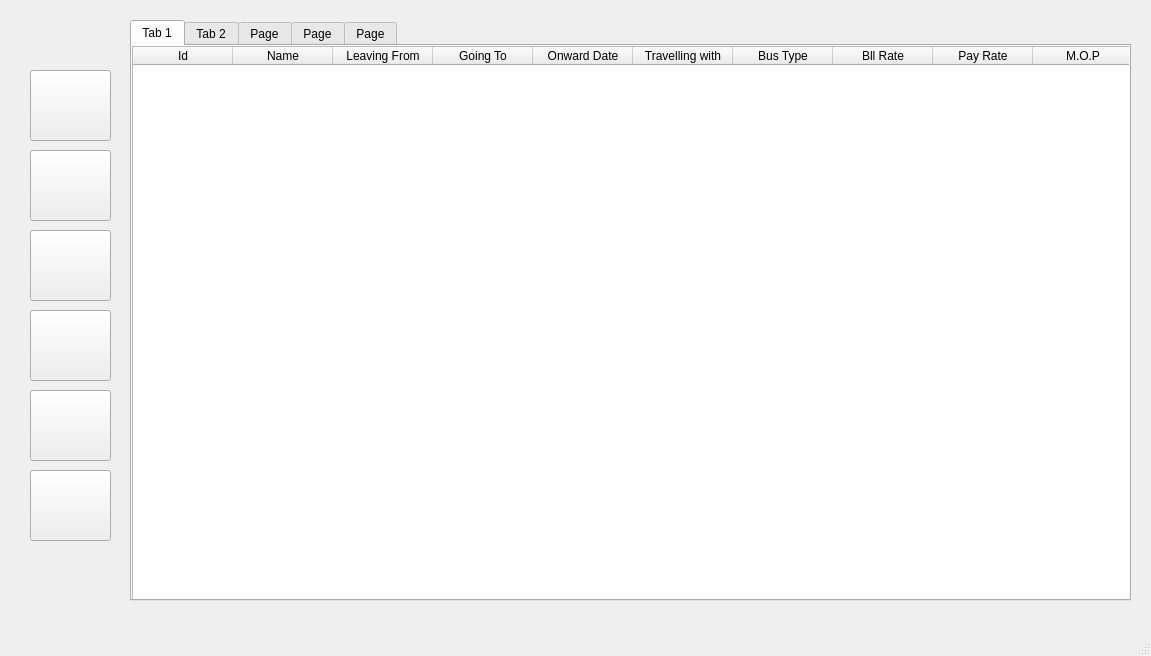
<?xml version="1.0" encoding="UTF-8"?>
<ui version="4.0">
 <class>MainWindow</class>
 <widget class="QMainWindow" name="MainWindow">
  <property name="geometry">
   <rect>
    <x>0</x>
    <y>0</y>
    <width>1151</width>
    <height>656</height>
   </rect>
  </property>
  <property name="windowTitle">
   <string>MainWindow</string>
  </property>
  <widget class="QWidget" name="centralwidget">
   <widget class="QPushButton" name="pushButton">
    <property name="geometry">
     <rect>
      <x>30</x>
      <y>70</y>
      <width>81</width>
      <height>71</height>
     </rect>
    </property>
    <property name="toolTip">
     <string>Approved Tickets</string>
    </property>
    <property name="text">
     <string/>
    </property>
    <property name="icon">
     <iconset>
      <normaloff>icons/calendar.png</normaloff>icons/calendar.png</iconset>
    </property>
    <property name="iconSize">
     <size>
      <width>50</width>
      <height>50</height>
     </size>
    </property>
   </widget>
   <widget class="QPushButton" name="pushButton_2">
    <property name="geometry">
     <rect>
      <x>30</x>
      <y>150</y>
      <width>81</width>
      <height>71</height>
     </rect>
    </property>
    <property name="toolTip">
     <string>Book Ticket</string>
    </property>
    <property name="text">
     <string/>
    </property>
    <property name="icon">
     <iconset>
      <normaloff>icons/add-file.png</normaloff>icons/add-file.png</iconset>
    </property>
    <property name="iconSize">
     <size>
      <width>50</width>
      <height>50</height>
     </size>
    </property>
   </widget>
   <widget class="QPushButton" name="pushButton_3">
    <property name="geometry">
     <rect>
      <x>30</x>
      <y>230</y>
      <width>81</width>
      <height>71</height>
     </rect>
    </property>
    <property name="toolTip">
     <string>Update Tickets</string>
    </property>
    <property name="text">
     <string/>
    </property>
    <property name="icon">
     <iconset>
      <normaloff>icons/updat.png</normaloff>icons/updat.png</iconset>
    </property>
    <property name="iconSize">
     <size>
      <width>50</width>
      <height>50</height>
     </size>
    </property>
   </widget>
   <widget class="QPushButton" name="pushButton_4">
    <property name="geometry">
     <rect>
      <x>30</x>
      <y>310</y>
      <width>81</width>
      <height>71</height>
     </rect>
    </property>
    <property name="toolTip">
     <string>Cancel Tickets</string>
    </property>
    <property name="text">
     <string/>
    </property>
    <property name="icon">
     <iconset>
      <normaloff>icons/dustbin.png</normaloff>icons/dustbin.png</iconset>
    </property>
    <property name="iconSize">
     <size>
      <width>50</width>
      <height>50</height>
     </size>
    </property>
   </widget>
   <widget class="QTabWidget" name="tabWidget">
    <property name="geometry">
     <rect>
      <x>130</x>
      <y>20</y>
      <width>1001</width>
      <height>581</height>
     </rect>
    </property>
    <property name="currentIndex">
     <number>0</number>
    </property>
    <widget class="QWidget" name="tab">
     <attribute name="title">
      <string>Tab 1</string>
     </attribute>
     <widget class="QTableWidget" name="tableWidget_7">
      <property name="geometry">
       <rect>
        <x>0</x>
        <y>0</y>
        <width>1001</width>
        <height>581</height>
       </rect>
      </property>
      <property name="styleSheet">
       <string notr="true"/>
      </property>
      <property name="editTriggers">
       <set>QAbstractItemView::AnyKeyPressed</set>
      </property>
      <attribute name="verticalHeaderVisible">
       <bool>false</bool>
      </attribute>
      <attribute name="verticalHeaderHighlightSections">
       <bool>false</bool>
      </attribute>
      <column>
       <property name="text">
        <string>Id</string>
       </property>
      </column>
      <column>
       <property name="text">
        <string>Name</string>
       </property>
      </column>
      <column>
       <property name="text">
        <string>Leaving From</string>
       </property>
      </column>
      <column>
       <property name="text">
        <string>Going To</string>
       </property>
      </column>
      <column>
       <property name="text">
        <string>Onward Date</string>
       </property>
      </column>
      <column>
       <property name="text">
        <string>Travelling with</string>
       </property>
      </column>
      <column>
       <property name="text">
        <string>Bus Type</string>
       </property>
      </column>
      <column>
       <property name="text">
        <string>Bll Rate</string>
       </property>
      </column>
      <column>
       <property name="text">
        <string>Pay Rate</string>
       </property>
      </column>
      <column>
       <property name="text">
        <string>M.O.P</string>
       </property>
      </column>
     </widget>
    </widget>
    <widget class="QWidget" name="tab_2">
     <attribute name="title">
      <string>Tab 2</string>
     </attribute>
     <widget class="QLineEdit" name="lineEdit">
      <property name="geometry">
       <rect>
        <x>30</x>
        <y>30</y>
        <width>211</width>
        <height>41</height>
       </rect>
      </property>
      <property name="placeholderText">
       <string>Leaving From</string>
      </property>
     </widget>
     <widget class="QLineEdit" name="lineEdit_2">
      <property name="geometry">
       <rect>
        <x>370</x>
        <y>30</y>
        <width>211</width>
        <height>41</height>
       </rect>
      </property>
      <property name="placeholderText">
       <string>Going To</string>
      </property>
     </widget>
     <widget class="QGroupBox" name="groupBox_2">
      <property name="geometry">
       <rect>
        <x>30</x>
        <y>100</y>
        <width>491</width>
        <height>461</height>
       </rect>
      </property>
      <property name="title">
       <string>Details Required</string>
      </property>
      <widget class="QComboBox" name="comboBox">
       <property name="geometry">
        <rect>
         <x>220</x>
         <y>150</y>
         <width>211</width>
         <height>31</height>
        </rect>
       </property>
       <item>
        <property name="text">
         <string>General</string>
        </property>
       </item>
       <item>
        <property name="text">
         <string>Ac-Seater</string>
        </property>
       </item>
       <item>
        <property name="text">
         <string>Ac-Sleeper</string>
        </property>
       </item>
       <item>
        <property name="text">
         <string>Non-Ac Seater</string>
        </property>
       </item>
       <item>
        <property name="text">
         <string>Non-Ac Sleeper</string>
        </property>
       </item>
       <item>
        <property name="text">
         <string>GPS-Enabled Bus</string>
        </property>
       </item>
      </widget>
      <widget class="QLabel" name="label_2">
       <property name="geometry">
        <rect>
         <x>30</x>
         <y>100</y>
         <width>91</width>
         <height>31</height>
        </rect>
       </property>
       <property name="text">
        <string>Travelling with</string>
       </property>
      </widget>
      <widget class="QLabel" name="label_5">
       <property name="geometry">
        <rect>
         <x>30</x>
         <y>150</y>
         <width>81</width>
         <height>31</height>
        </rect>
       </property>
       <property name="text">
        <string>Bus Type</string>
       </property>
      </widget>
      <widget class="QLabel" name="label_6">
       <property name="geometry">
        <rect>
         <x>30</x>
         <y>200</y>
         <width>81</width>
         <height>31</height>
        </rect>
       </property>
       <property name="text">
        <string>Bill Rate</string>
       </property>
      </widget>
      <widget class="QLineEdit" name="lineEdit_7">
       <property name="geometry">
        <rect>
         <x>220</x>
         <y>200</y>
         <width>211</width>
         <height>31</height>
        </rect>
       </property>
      </widget>
      <widget class="QLabel" name="label_7">
       <property name="geometry">
        <rect>
         <x>30</x>
         <y>260</y>
         <width>81</width>
         <height>31</height>
        </rect>
       </property>
       <property name="text">
        <string>Pay Rate</string>
       </property>
      </widget>
      <widget class="QLineEdit" name="lineEdit_8">
       <property name="geometry">
        <rect>
         <x>220</x>
         <y>260</y>
         <width>211</width>
         <height>31</height>
        </rect>
       </property>
      </widget>
      <widget class="QLabel" name="label_8">
       <property name="geometry">
        <rect>
         <x>30</x>
         <y>310</y>
         <width>111</width>
         <height>31</height>
        </rect>
       </property>
       <property name="text">
        <string>Mode of Payment</string>
       </property>
      </widget>
      <widget class="QComboBox" name="comboBox_3">
       <property name="geometry">
        <rect>
         <x>220</x>
         <y>310</y>
         <width>211</width>
         <height>31</height>
        </rect>
       </property>
       <item>
        <property name="text">
         <string>Online</string>
        </property>
       </item>
       <item>
        <property name="text">
         <string>Cash</string>
        </property>
       </item>
      </widget>
      <widget class="QLineEdit" name="lineEdit_3">
       <property name="geometry">
        <rect>
         <x>220</x>
         <y>40</y>
         <width>211</width>
         <height>31</height>
        </rect>
       </property>
      </widget>
      <widget class="QLabel" name="label">
       <property name="geometry">
        <rect>
         <x>30</x>
         <y>40</y>
         <width>81</width>
         <height>31</height>
        </rect>
       </property>
       <property name="text">
        <string>Name</string>
       </property>
      </widget>
      <widget class="QPushButton" name="pushButton_7">
       <property name="geometry">
        <rect>
         <x>130</x>
         <y>390</y>
         <width>141</width>
         <height>31</height>
        </rect>
       </property>
       <property name="text">
        <string>Book</string>
       </property>
      </widget>
      <widget class="QComboBox" name="comboBox_5">
       <property name="geometry">
        <rect>
         <x>220</x>
         <y>100</y>
         <width>211</width>
         <height>31</height>
        </rect>
       </property>
       <item>
        <property name="text">
         <string>Self</string>
        </property>
       </item>
       <item>
        <property name="text">
         <string>Family</string>
        </property>
       </item>
       <item>
        <property name="text">
         <string>Friends</string>
        </property>
       </item>
       <item>
        <property name="text">
         <string>Clients</string>
        </property>
       </item>
      </widget>
     </widget>
     <widget class="QLabel" name="label_15">
      <property name="geometry">
       <rect>
        <x>730</x>
        <y>40</y>
        <width>61</width>
        <height>21</height>
       </rect>
      </property>
      <property name="font">
       <font>
        <pointsize>10</pointsize>
       </font>
      </property>
      <property name="text">
       <string>Date : </string>
      </property>
     </widget>
     <widget class="QDateEdit" name="dateEdit_3">
      <property name="geometry">
       <rect>
        <x>800</x>
        <y>30</y>
        <width>161</width>
        <height>41</height>
       </rect>
      </property>
      <property name="dateTime">
       <datetime>
        <hour>0</hour>
        <minute>0</minute>
        <second>0</second>
        <year>2021</year>
        <month>1</month>
        <day>1</day>
       </datetime>
      </property>
      <property name="displayFormat">
       <string>yyyy-MM-dd</string>
      </property>
      <property name="calendarPopup">
       <bool>true</bool>
      </property>
     </widget>
    </widget>
    <widget class="QWidget" name="tab_3">
     <attribute name="title">
      <string>Page</string>
     </attribute>
     <widget class="QPushButton" name="pushButton_10">
      <property name="geometry">
       <rect>
        <x>160</x>
        <y>490</y>
        <width>141</width>
        <height>31</height>
       </rect>
      </property>
      <property name="text">
       <string>Update</string>
      </property>
     </widget>
     <widget class="QLineEdit" name="lineEdit_19">
      <property name="geometry">
       <rect>
        <x>370</x>
        <y>30</y>
        <width>211</width>
        <height>41</height>
       </rect>
      </property>
      <property name="placeholderText">
       <string>Going To</string>
      </property>
     </widget>
     <widget class="QLineEdit" name="lineEdit_20">
      <property name="geometry">
       <rect>
        <x>30</x>
        <y>30</y>
        <width>211</width>
        <height>41</height>
       </rect>
      </property>
      <property name="placeholderText">
       <string>Leaving From</string>
      </property>
     </widget>
     <widget class="QGroupBox" name="groupBox_5">
      <property name="geometry">
       <rect>
        <x>30</x>
        <y>100</y>
        <width>501</width>
        <height>461</height>
       </rect>
      </property>
      <property name="title">
       <string>Details Required</string>
      </property>
      <widget class="QComboBox" name="comboBox_10">
       <property name="geometry">
        <rect>
         <x>220</x>
         <y>150</y>
         <width>211</width>
         <height>31</height>
        </rect>
       </property>
       <item>
        <property name="text">
         <string>General</string>
        </property>
       </item>
       <item>
        <property name="text">
         <string>Ac-Seater</string>
        </property>
       </item>
       <item>
        <property name="text">
         <string>Ac-Sleeper</string>
        </property>
       </item>
       <item>
        <property name="text">
         <string>Non-Ac Seater</string>
        </property>
       </item>
       <item>
        <property name="text">
         <string>Non-Ac Sleeper</string>
        </property>
       </item>
       <item>
        <property name="text">
         <string>GPS-Enabled Bus</string>
        </property>
       </item>
      </widget>
      <widget class="QLabel" name="label_34">
       <property name="geometry">
        <rect>
         <x>30</x>
         <y>100</y>
         <width>91</width>
         <height>31</height>
        </rect>
       </property>
       <property name="text">
        <string>Travelling with</string>
       </property>
      </widget>
      <widget class="QLabel" name="label_35">
       <property name="geometry">
        <rect>
         <x>30</x>
         <y>150</y>
         <width>81</width>
         <height>31</height>
        </rect>
       </property>
       <property name="text">
        <string>Bus Type</string>
       </property>
      </widget>
      <widget class="QLabel" name="label_36">
       <property name="geometry">
        <rect>
         <x>30</x>
         <y>200</y>
         <width>81</width>
         <height>31</height>
        </rect>
       </property>
       <property name="text">
        <string>Bill Rate</string>
       </property>
      </widget>
      <widget class="QLineEdit" name="lineEdit_24">
       <property name="geometry">
        <rect>
         <x>220</x>
         <y>200</y>
         <width>211</width>
         <height>31</height>
        </rect>
       </property>
      </widget>
      <widget class="QLabel" name="label_37">
       <property name="geometry">
        <rect>
         <x>30</x>
         <y>260</y>
         <width>81</width>
         <height>31</height>
        </rect>
       </property>
       <property name="text">
        <string>Pay Rate</string>
       </property>
      </widget>
      <widget class="QLineEdit" name="lineEdit_25">
       <property name="geometry">
        <rect>
         <x>220</x>
         <y>260</y>
         <width>211</width>
         <height>31</height>
        </rect>
       </property>
      </widget>
      <widget class="QLabel" name="label_38">
       <property name="geometry">
        <rect>
         <x>30</x>
         <y>310</y>
         <width>111</width>
         <height>31</height>
        </rect>
       </property>
       <property name="text">
        <string>Mode of Payment</string>
       </property>
      </widget>
      <widget class="QComboBox" name="comboBox_11">
       <property name="geometry">
        <rect>
         <x>220</x>
         <y>310</y>
         <width>211</width>
         <height>31</height>
        </rect>
       </property>
       <item>
        <property name="text">
         <string>Online</string>
        </property>
       </item>
       <item>
        <property name="text">
         <string>Cash</string>
        </property>
       </item>
      </widget>
      <widget class="QLineEdit" name="lineEdit_26">
       <property name="geometry">
        <rect>
         <x>220</x>
         <y>40</y>
         <width>211</width>
         <height>31</height>
        </rect>
       </property>
      </widget>
      <widget class="QLabel" name="label_39">
       <property name="geometry">
        <rect>
         <x>30</x>
         <y>40</y>
         <width>81</width>
         <height>31</height>
        </rect>
       </property>
       <property name="text">
        <string>Name</string>
       </property>
      </widget>
      <widget class="QComboBox" name="comboBox_12">
       <property name="geometry">
        <rect>
         <x>220</x>
         <y>100</y>
         <width>211</width>
         <height>31</height>
        </rect>
       </property>
       <item>
        <property name="text">
         <string>Self</string>
        </property>
       </item>
       <item>
        <property name="text">
         <string>Family</string>
        </property>
       </item>
       <item>
        <property name="text">
         <string>Friends</string>
        </property>
       </item>
       <item>
        <property name="text">
         <string>Clients</string>
        </property>
       </item>
      </widget>
     </widget>
     <widget class="QLabel" name="label_14">
      <property name="geometry">
       <rect>
        <x>730</x>
        <y>40</y>
        <width>61</width>
        <height>21</height>
       </rect>
      </property>
      <property name="font">
       <font>
        <pointsize>10</pointsize>
       </font>
      </property>
      <property name="text">
       <string>Date : </string>
      </property>
     </widget>
     <widget class="QDateEdit" name="dateEdit_2">
      <property name="geometry">
       <rect>
        <x>800</x>
        <y>30</y>
        <width>161</width>
        <height>41</height>
       </rect>
      </property>
      <property name="dateTime">
       <datetime>
        <hour>0</hour>
        <minute>0</minute>
        <second>0</second>
        <year>2021</year>
        <month>1</month>
        <day>1</day>
       </datetime>
      </property>
      <property name="displayFormat">
       <string>yyyy-MM-dd</string>
      </property>
      <property name="calendarPopup">
       <bool>true</bool>
      </property>
     </widget>
     <widget class="QLineEdit" name="lineEdit_5">
      <property name="geometry">
       <rect>
        <x>710</x>
        <y>100</y>
        <width>201</width>
        <height>31</height>
       </rect>
      </property>
      <property name="placeholderText">
       <string>Search id</string>
      </property>
     </widget>
     <widget class="QPushButton" name="pushButton_9">
      <property name="geometry">
       <rect>
        <x>920</x>
        <y>100</y>
        <width>41</width>
        <height>28</height>
       </rect>
      </property>
      <property name="text">
       <string/>
      </property>
      <property name="icon">
       <iconset>
        <normaloff>icons/magnifying-glass.png</normaloff>icons/magnifying-glass.png</iconset>
      </property>
     </widget>
     <zorder>groupBox_5</zorder>
     <zorder>pushButton_10</zorder>
     <zorder>lineEdit_19</zorder>
     <zorder>lineEdit_20</zorder>
     <zorder>label_14</zorder>
     <zorder>dateEdit_2</zorder>
     <zorder>lineEdit_5</zorder>
     <zorder>pushButton_9</zorder>
    </widget>
    <widget class="QWidget" name="tab_4">
     <attribute name="title">
      <string>Page</string>
     </attribute>
     <widget class="QDateEdit" name="dateEdit_4">
      <property name="geometry">
       <rect>
        <x>800</x>
        <y>30</y>
        <width>161</width>
        <height>41</height>
       </rect>
      </property>
      <property name="dateTime">
       <datetime>
        <hour>0</hour>
        <minute>0</minute>
        <second>0</second>
        <year>2021</year>
        <month>1</month>
        <day>1</day>
       </datetime>
      </property>
      <property name="displayFormat">
       <string>yyyy-MM-dd</string>
      </property>
      <property name="calendarPopup">
       <bool>true</bool>
      </property>
     </widget>
     <widget class="QLabel" name="label_20">
      <property name="geometry">
       <rect>
        <x>730</x>
        <y>40</y>
        <width>61</width>
        <height>21</height>
       </rect>
      </property>
      <property name="font">
       <font>
        <pointsize>10</pointsize>
       </font>
      </property>
      <property name="text">
       <string>Date : </string>
      </property>
     </widget>
     <widget class="QGroupBox" name="groupBox_6">
      <property name="geometry">
       <rect>
        <x>30</x>
        <y>100</y>
        <width>491</width>
        <height>461</height>
       </rect>
      </property>
      <property name="styleSheet">
       <string notr="true"/>
      </property>
      <property name="title">
       <string>Details Required</string>
      </property>
      <widget class="QComboBox" name="comboBox_37">
       <property name="geometry">
        <rect>
         <x>220</x>
         <y>150</y>
         <width>211</width>
         <height>31</height>
        </rect>
       </property>
       <item>
        <property name="text">
         <string>General</string>
        </property>
       </item>
       <item>
        <property name="text">
         <string>Ac-Seater</string>
        </property>
       </item>
       <item>
        <property name="text">
         <string>Ac-Sleeper</string>
        </property>
       </item>
       <item>
        <property name="text">
         <string>Non-Ac Seater</string>
        </property>
       </item>
       <item>
        <property name="text">
         <string>Non-Ac Sleeper</string>
        </property>
       </item>
       <item>
        <property name="text">
         <string>GPS-Enabled Bus</string>
        </property>
       </item>
      </widget>
      <widget class="QLabel" name="label_88">
       <property name="geometry">
        <rect>
         <x>30</x>
         <y>100</y>
         <width>91</width>
         <height>31</height>
        </rect>
       </property>
       <property name="text">
        <string>Travelling with</string>
       </property>
      </widget>
      <widget class="QLabel" name="label_89">
       <property name="geometry">
        <rect>
         <x>30</x>
         <y>150</y>
         <width>81</width>
         <height>31</height>
        </rect>
       </property>
       <property name="text">
        <string>Bus Type</string>
       </property>
      </widget>
      <widget class="QLabel" name="label_90">
       <property name="geometry">
        <rect>
         <x>30</x>
         <y>200</y>
         <width>81</width>
         <height>31</height>
        </rect>
       </property>
       <property name="text">
        <string>Bill Rate</string>
       </property>
      </widget>
      <widget class="QLineEdit" name="lineEdit_51">
       <property name="geometry">
        <rect>
         <x>220</x>
         <y>200</y>
         <width>211</width>
         <height>31</height>
        </rect>
       </property>
      </widget>
      <widget class="QLabel" name="label_91">
       <property name="geometry">
        <rect>
         <x>30</x>
         <y>260</y>
         <width>81</width>
         <height>31</height>
        </rect>
       </property>
       <property name="text">
        <string>Pay Rate</string>
       </property>
      </widget>
      <widget class="QLineEdit" name="lineEdit_52">
       <property name="geometry">
        <rect>
         <x>220</x>
         <y>260</y>
         <width>211</width>
         <height>31</height>
        </rect>
       </property>
      </widget>
      <widget class="QLabel" name="label_92">
       <property name="geometry">
        <rect>
         <x>30</x>
         <y>310</y>
         <width>111</width>
         <height>31</height>
        </rect>
       </property>
       <property name="text">
        <string>Mode of Payment</string>
       </property>
      </widget>
      <widget class="QComboBox" name="comboBox_38">
       <property name="geometry">
        <rect>
         <x>220</x>
         <y>310</y>
         <width>211</width>
         <height>31</height>
        </rect>
       </property>
       <item>
        <property name="text">
         <string>Online</string>
        </property>
       </item>
       <item>
        <property name="text">
         <string>Cash</string>
        </property>
       </item>
      </widget>
      <widget class="QLineEdit" name="lineEdit_53">
       <property name="geometry">
        <rect>
         <x>220</x>
         <y>40</y>
         <width>211</width>
         <height>31</height>
        </rect>
       </property>
      </widget>
      <widget class="QLabel" name="label_93">
       <property name="geometry">
        <rect>
         <x>30</x>
         <y>40</y>
         <width>81</width>
         <height>31</height>
        </rect>
       </property>
       <property name="text">
        <string>Name</string>
       </property>
      </widget>
      <widget class="QComboBox" name="comboBox_39">
       <property name="geometry">
        <rect>
         <x>220</x>
         <y>100</y>
         <width>211</width>
         <height>31</height>
        </rect>
       </property>
       <item>
        <property name="text">
         <string>Self</string>
        </property>
       </item>
       <item>
        <property name="text">
         <string>Family</string>
        </property>
       </item>
       <item>
        <property name="text">
         <string>Friends</string>
        </property>
       </item>
       <item>
        <property name="text">
         <string>Clients</string>
        </property>
       </item>
      </widget>
      <widget class="QPushButton" name="pushButton_12">
       <property name="geometry">
        <rect>
         <x>130</x>
         <y>390</y>
         <width>141</width>
         <height>31</height>
        </rect>
       </property>
       <property name="text">
        <string>Cancel</string>
       </property>
      </widget>
     </widget>
     <widget class="QLineEdit" name="lineEdit_21">
      <property name="geometry">
       <rect>
        <x>370</x>
        <y>30</y>
        <width>211</width>
        <height>41</height>
       </rect>
      </property>
      <property name="placeholderText">
       <string>Going To</string>
      </property>
     </widget>
     <widget class="QLineEdit" name="lineEdit_22">
      <property name="geometry">
       <rect>
        <x>30</x>
        <y>30</y>
        <width>211</width>
        <height>41</height>
       </rect>
      </property>
      <property name="placeholderText">
       <string>Leaving From</string>
      </property>
     </widget>
     <widget class="QLineEdit" name="lineEdit_6">
      <property name="geometry">
       <rect>
        <x>710</x>
        <y>100</y>
        <width>201</width>
        <height>31</height>
       </rect>
      </property>
      <property name="placeholderText">
       <string>Search id</string>
      </property>
     </widget>
     <widget class="QPushButton" name="pushButton_13">
      <property name="geometry">
       <rect>
        <x>920</x>
        <y>100</y>
        <width>41</width>
        <height>28</height>
       </rect>
      </property>
      <property name="text">
       <string/>
      </property>
      <property name="icon">
       <iconset>
        <normaloff>icons/magnifying-glass.png</normaloff>icons/magnifying-glass.png</iconset>
      </property>
     </widget>
    </widget>
    <widget class="QWidget" name="tab_5">
     <attribute name="title">
      <string>Page</string>
     </attribute>
     <widget class="QGroupBox" name="groupBox">
      <property name="geometry">
       <rect>
        <x>10</x>
        <y>50</y>
        <width>461</width>
        <height>491</height>
       </rect>
      </property>
      <property name="title">
       <string>Add New User</string>
      </property>
      <widget class="QLabel" name="label_16">
       <property name="geometry">
        <rect>
         <x>40</x>
         <y>110</y>
         <width>81</width>
         <height>21</height>
        </rect>
       </property>
       <property name="text">
        <string>User Name</string>
       </property>
      </widget>
      <widget class="QLabel" name="label_17">
       <property name="geometry">
        <rect>
         <x>40</x>
         <y>220</y>
         <width>81</width>
         <height>21</height>
        </rect>
       </property>
       <property name="text">
        <string>Password</string>
       </property>
      </widget>
      <widget class="QLabel" name="label_18">
       <property name="geometry">
        <rect>
         <x>40</x>
         <y>270</y>
         <width>101</width>
         <height>21</height>
        </rect>
       </property>
       <property name="text">
        <string>Password Again</string>
       </property>
      </widget>
      <widget class="QLabel" name="label_19">
       <property name="geometry">
        <rect>
         <x>50</x>
         <y>170</y>
         <width>81</width>
         <height>21</height>
        </rect>
       </property>
       <property name="text">
        <string>Email</string>
       </property>
      </widget>
      <widget class="QLineEdit" name="lineEdit_9">
       <property name="geometry">
        <rect>
         <x>160</x>
         <y>110</y>
         <width>251</width>
         <height>41</height>
        </rect>
       </property>
      </widget>
      <widget class="QLineEdit" name="lineEdit_10">
       <property name="geometry">
        <rect>
         <x>160</x>
         <y>160</y>
         <width>251</width>
         <height>41</height>
        </rect>
       </property>
      </widget>
      <widget class="QLineEdit" name="lineEdit_11">
       <property name="geometry">
        <rect>
         <x>160</x>
         <y>210</y>
         <width>251</width>
         <height>41</height>
        </rect>
       </property>
       <property name="echoMode">
        <enum>QLineEdit::Password</enum>
       </property>
      </widget>
      <widget class="QLineEdit" name="lineEdit_12">
       <property name="geometry">
        <rect>
         <x>160</x>
         <y>260</y>
         <width>251</width>
         <height>41</height>
        </rect>
       </property>
       <property name="echoMode">
        <enum>QLineEdit::Password</enum>
       </property>
      </widget>
      <widget class="QPushButton" name="pushButton_11">
       <property name="geometry">
        <rect>
         <x>140</x>
         <y>370</y>
         <width>171</width>
         <height>41</height>
        </rect>
       </property>
       <property name="text">
        <string>Add User</string>
       </property>
      </widget>
      <widget class="QLabel" name="label_30">
       <property name="geometry">
        <rect>
         <x>130</x>
         <y>320</y>
         <width>321</width>
         <height>31</height>
        </rect>
       </property>
       <property name="font">
        <font>
         <family>Segoe UI</family>
         <pointsize>16</pointsize>
        </font>
       </property>
       <property name="text">
        <string/>
       </property>
      </widget>
     </widget>
    </widget>
   </widget>
   <widget class="QPushButton" name="pushButton_6">
    <property name="geometry">
     <rect>
      <x>30</x>
      <y>470</y>
      <width>81</width>
      <height>71</height>
     </rect>
    </property>
    <property name="toolTip">
     <string>Exit</string>
    </property>
    <property name="text">
     <string/>
    </property>
    <property name="icon">
     <iconset>
      <normaloff>icons/icons8-close-window-48.png</normaloff>icons/icons8-close-window-48.png</iconset>
    </property>
    <property name="iconSize">
     <size>
      <width>50</width>
      <height>50</height>
     </size>
    </property>
   </widget>
   <widget class="QPushButton" name="pushButton_5">
    <property name="geometry">
     <rect>
      <x>30</x>
      <y>390</y>
      <width>81</width>
      <height>71</height>
     </rect>
    </property>
    <property name="toolTip">
     <string> Aaccount</string>
    </property>
    <property name="text">
     <string/>
    </property>
    <property name="icon">
     <iconset>
      <normaloff>icons/flat.png</normaloff>icons/flat.png</iconset>
    </property>
    <property name="iconSize">
     <size>
      <width>50</width>
      <height>50</height>
     </size>
    </property>
   </widget>
  </widget>
  <widget class="QMenuBar" name="menubar">
   <property name="geometry">
    <rect>
     <x>0</x>
     <y>0</y>
     <width>1151</width>
     <height>26</height>
    </rect>
   </property>
  </widget>
  <widget class="QStatusBar" name="statusbar"/>
 </widget>
 <resources/>
 <connections/>
</ui>
